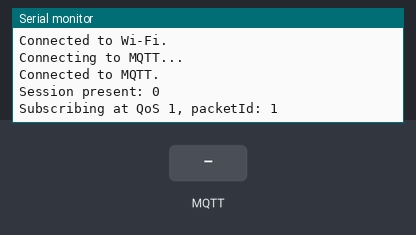
The sketch below on a simulated ESP8266 (NodeMCU). Parts: the last lines printed to the serial monitor. The test bench sets the inputs (shaded band). WiFi joins after 1.5 s; servers stay silent unless stated; no MQTT or app messages arrive unless stated.

Above: at 2.4 s.
2.5 s: MQTT message "1" arrives on the first subscribed topic
At 2.8 s:
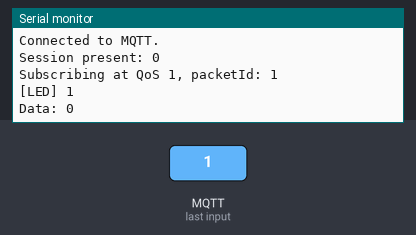
4.0 s: MQTT message "on" arrives on the first subscribed topic
At 5.2 s:
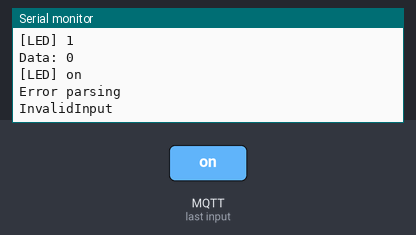
5.5 s: MQTT message "off" arrives on the first subscribed topic
At 6.3 s:
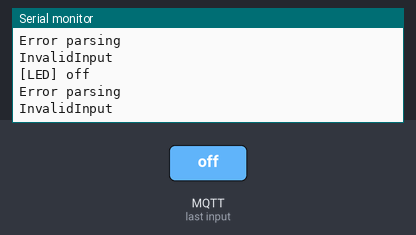

Measured:
- after the input at 2.5 s, the serial monitor: prints a new line at once (image 1)
- after the input at 4.0 s, the serial monitor: prints a new line at once (image 2)
- after the input at 5.5 s, the serial monitor: prints a new line at once (image 3)

The sketch:

mqtt_async_8266.ino
```cpp
#include <ESP8266WiFi.h>
#include <AsyncMqttClient.h>
#include <ArduinoJson.h>
#include <time.h>
#include <Ticker.h>

#define WIFI_SSID "YOUR_WIFI_SSID"
#define WIFI_PASSWORD "YOUR_WIFI_PASS"

#define MQTT_HOST IPAddress(202, 138, 232, 189)
#define MQTT_PORT 1883

String mqtt_user = "YOUR_MQTT_USER";
String mqtt_pass = "YOUR_MQTT_PASS";
String clientId = "YOUR_CLIENT_ID";

AsyncMqttClient mqttClient;
Ticker mqttReconnectTimer;

WiFiEventHandler wifiConnectHandler;
WiFiEventHandler wifiDisconnectHandler;
Ticker wifiReconnectTimer;

boolean isConnected = false;
char msg[75];

// Callback
void connectToWifi() {
  Serial.println("Connecting to Wi-Fi...");
  WiFi.mode(WIFI_STA);
  WiFi.begin(WIFI_SSID, WIFI_PASSWORD);
}

void onWifiConnect(const WiFiEventStationModeGotIP& event) {
  Serial.println("Connected to Wi-Fi.");
  connectToMqtt();
}

void onWifiDisconnect(const WiFiEventStationModeDisconnected& event) {
  Serial.println("Disconnected from Wi-Fi.");
  mqttReconnectTimer.detach();
  wifiReconnectTimer.once(1, connectToWifi);
}

void connectToMqtt() {
  Serial.println("Connecting to MQTT...");
  mqttClient.connect();
}

void onMqttConnect(bool sessionPresent) {
  Serial.println("Connected to MQTT.");
  Serial.print("Session present: ");
  Serial.println(sessionPresent);
  isConnected = true;

  // Subscribe Topik
  uint16_t packetIdSub = mqttClient.subscribe("LED", 1);
  Serial.print("Subscribing at QoS 1, packetId: ");
  Serial.println(packetIdSub);

  // Kirim Pesan kalau NodeMCU sudah Connect
  snprintf(msg, 75, "{ \"status\": 1, \"clientId\": \"%s\" }", clientId.c_str());
  mqttClient.publish("LED", 1, false, msg);                  // Parameter (topic, QoS, retain, payload)
}

void onMqttDisconnect(AsyncMqttClientDisconnectReason reason) {
  isConnected = false;
  Serial.println("Disconnected from MQTT.");

  if (WiFi.isConnected()) {
    mqttReconnectTimer.once(1, connectToMqtt);
  }
}

void onMqttSubscribe(uint16_t packetId, uint8_t qos) {
  Serial.println("Subscribe acknowledged.");
  Serial.print("  packetId: ");
  Serial.println(packetId);
  Serial.print("  qos: ");
  Serial.println(qos);
}

void onMqttMessage(char* topic, char* payload, AsyncMqttClientMessageProperties properties, size_t len, size_t index, size_t total) {
  Serial.print("["); Serial.print(topic); Serial.print("] "); Serial.println(payload);

  StaticJsonDocument<150> doc;
  DeserializationError error = deserializeJson(doc, payload);

  if (error) {
    Serial.println("Error parsing");
    Serial.println(error.c_str());
  } else {
    JsonObject root = doc.as<JsonObject>();
    int data = root["data"];
    Serial.print("Data: ");
    Serial.println(data);
  }
}

void onMqttPublish(uint16_t packetId) {
  Serial.println("Publish acknowledged.");
  Serial.print("  packetId: ");
  Serial.println(packetId);
}

void setup() {
  Serial.begin(115200);

  wifiConnectHandler = WiFi.onStationModeGotIP(onWifiConnect);
  wifiDisconnectHandler = WiFi.onStationModeDisconnected(onWifiDisconnect);

  mqttClient.onConnect(onMqttConnect);
  mqttClient.onDisconnect(onMqttDisconnect);
  mqttClient.onSubscribe(onMqttSubscribe);
  mqttClient.onMessage(onMqttMessage);
  mqttClient.onPublish(onMqttPublish);
  mqttClient.setServer(MQTT_HOST, MQTT_PORT);

  mqttClient.setKeepAlive(2).setCleanSession(false).setCredentials(mqtt_user.c_str(), mqtt_pass.c_str()).setClientId(clientId.c_str());

  connectToWifi();
}

void loop() {


  // Delay disimpan dibawah
  delay(10);
}
```
